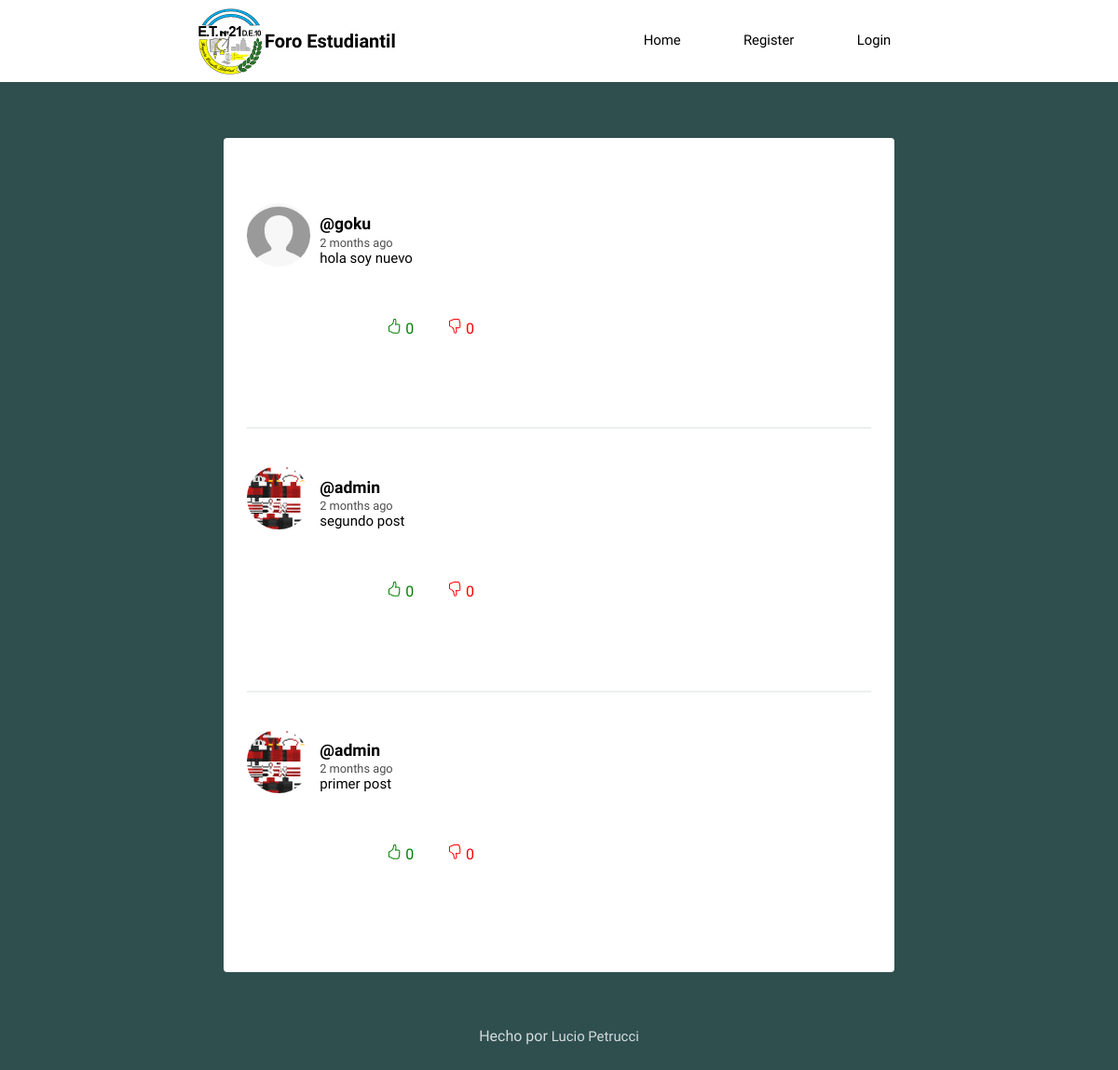
The app's page /, older data.
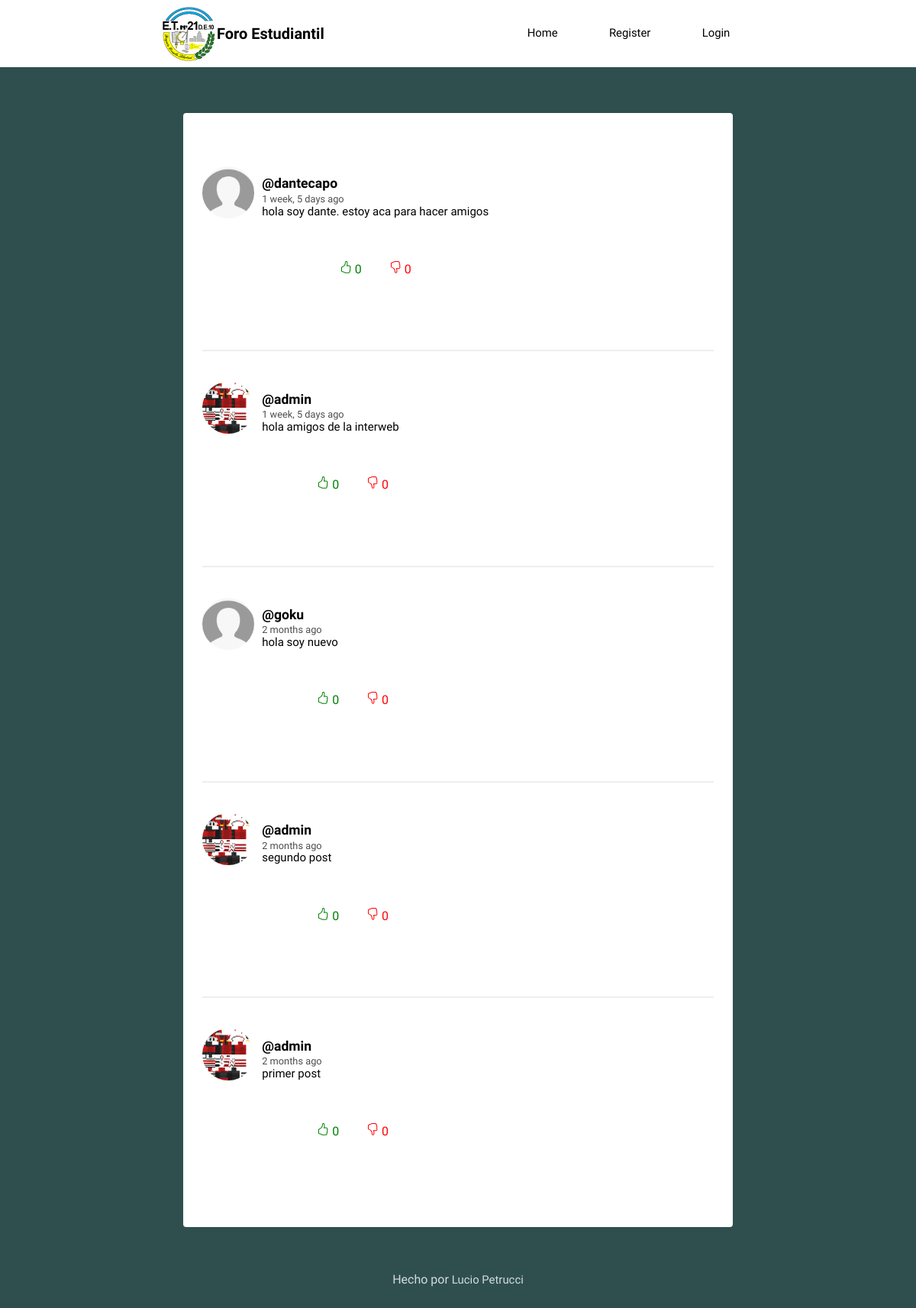
The same page, newer data.
### social/models.py (models this page shows, shortened)
class Post(models.Model):
	user = models.ForeignKey(User, on_delete=models.CASCADE, related_name='posts')
	timestamp = models.DateTimeField(default=timezone.now)
	content = models.TextField()
	likes = models.ManyToManyField(User, related_name='post_likes')
	dislikes = models.ManyToManyField(User, related_name='post_dislikes')
	class Meta:
		ordering = ['-timestamp']

class Profile(models.Model):
    user = models.OneToOneField(User,on_delete=CASCADE)
    image = models.ImageField(default='batman.png', upload_to='profile_pics')

### social/views.py (the view)
# urls.py: path("", views.feed, name="feed"),
def feed(request):
    posts = Post.objects.all()
    ctx = {'posts':posts, 'guest': request.user}
    if request.method == 'POST' and 'delete' in request.POST:
        Post.objects.filter(id=request.POST['delete']).delete()
        return redirect('feed')
    if request.method == 'POST' and 'like' in request.POST:
        post = Post.objects.get(id=request.POST['like'])
        post.likes.add(request.user)
        post.dislikes.remove(request.user)
    if request.method == 'POST' and 'dislike' in request.POST:
        post = Post.objects.get(id=request.POST['dislike'])
        post.dislikes.add(request.user)
        post.likes.remove(request.user)
    return render(request, 'social/feed.html', ctx)

### social/templates/social/feed.html (shortened to what this page needs)
{% extends 'social/layout.html' %}
{% load humanize %}
{% block content %}
{% for post in posts %}
<article>
    <div class="container-article">
        <img src="{{post.user.profile.image.url}}">
        <div>
            <h2 class="username"><a href="{% url 'profile' post.user.username%}">@{{post.user.username}}</a></h2>
            <time data-time="#">{{post.timestamp|naturaltime}}</time>
            <div class="post">{{post.content}}</div>
            <div class="likes">
                <form method="post">
                    <div class="like">
                            <div>
                                <span>{{post.likes.count}}</span>
                            </div>
                    </div>
                    <div class="dislike">
                            <div>
                            <span>{{post.dislikes.count}}</span>
                        </div>
                    </div>
                </form>
            </div>
        </div>
    </div>
</article>
{% endfor %}
{% endblock %}

### social/templates/social/layout.html (shortened to what this page needs)
<!DOCTYPE html>
{% load static %}
<html>
<head>
	<link rel="stylesheet" type="text/css" href="{% static 'normalize.css' %}">
	<link rel="stylesheet" type="text/css" href="{% static 'style.css' %}">
</head>
<body>
	<header class="main-head">
		<nav class="main">
			<img src="{% static 'Logo.png' %}" alt="No se pudo cargar el logo :(">
			<h1 id="logo">Foro Estudiantil</h1>
			<ul>
				<li><a href="{% url 'feed' %}">Home</a></li>
				{% if guest.is_authenticated %}
				<li><a href="{% url 'logout' %}">Logout</a></li>
				{% else %}
				<li><a href="{% url 'register' %}">Register</a></li>
				<li><a href="{% url 'login' %}">Login</a></li>
				{% endif %}
			</ul>
		</nav>
	</header>
	<div class="main">
		<nav class="second-nav">
		</nav>
		{% block content %}
		{% endblock content %}
	</div>
	<footer>
		<div class="row">
			<p>Hecho por <a href="https://github.com/Luchiwis/"> Lucio Petrucci</a></p>
		</div>
	</footer>
</body>
</html>

### media/static/style.css (style rules this page uses)
body { background: #2F4F4F; font-size: 62.5%; font-family: 'Varela Round', Helvetica, Arial, serif; }
p { font-size: 1rem; }
img { object-fit: cover; }
.main-head { background: white; color: black; }
nav.main { min-height: 7vh; display: flex; width: 65%; margin: auto; align-items: center; padding: 0.5rem; }
nav.main ul { display: flex; flex: 1 1 40rem; justify-content: space-around; align-items: center; list-style: none; }
#logo { flex: 2 1 40rem; }
a { font-size: .93rem; text-decoration: none; color: black; }
.main { background: white; width: 60%; margin: 5% auto; border-radius: 4px; padding-bottom: 20px; }
.second-nav { display: flex; padding: 15px 30px; }
article { width: 93%; margin: auto; padding: 40px 0; border-bottom: 2px solid #ECEEEF; }
.username { margin-bottom: .2rem; }
.username a { font-size: 1.1rem; }
.container-article { display: flex; }
.container-article img { height: 68px; width: 68px; margin-right: 10px; border-radius: 50%; }
article:last-child { border-bottom: 0; }
time { font-size: .8rem; opacity: .7; }
.post { font-size: .94rem; }
form { margin: 0; padding: 40px; font-size: 1rem; }
footer { color: white; text-align: center; font-size: .875em; margin: 40px 0; }
footer p { opacity: .8; }
footer p a { color: white; }
.likes { margin: 1rem; text-align: center; }
.like { color: green; display: inline-block; vertical-align: middle; margin: 0 1rem; }
.dislike { color: red; display: inline-block; vertical-align: middle; margin: 0 1rem; }

Row changes from the older to the newer data that the page shows:
added Post: user.profile.image (picture), user.username "dantecapo", timestamp "1 week, 5 days ago", content "hola soy dante. estoy aca para hacer amigos", likes.count "0", dislikes.count "0"
added Post: user.profile.image (picture), user.username "admin", timestamp "1 week, 5 days ago", content "hola amigos de la interweb", likes.count "0", dislikes.count "0"
